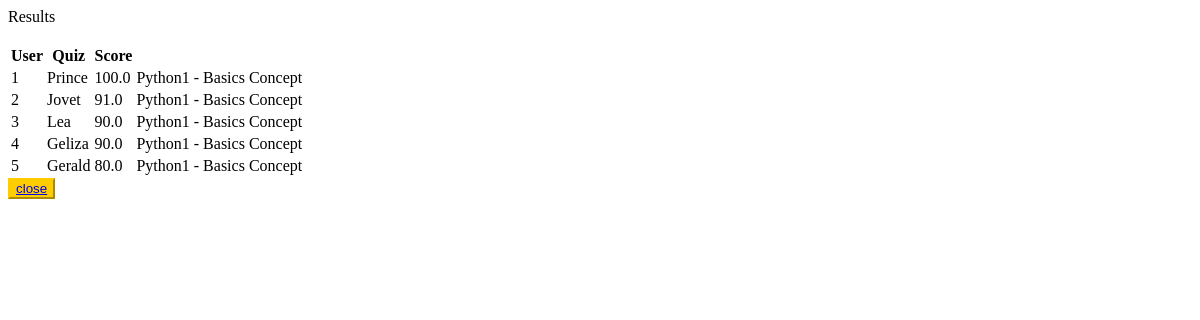
/results/ (signed in), run on an earlier commit of the app's database.
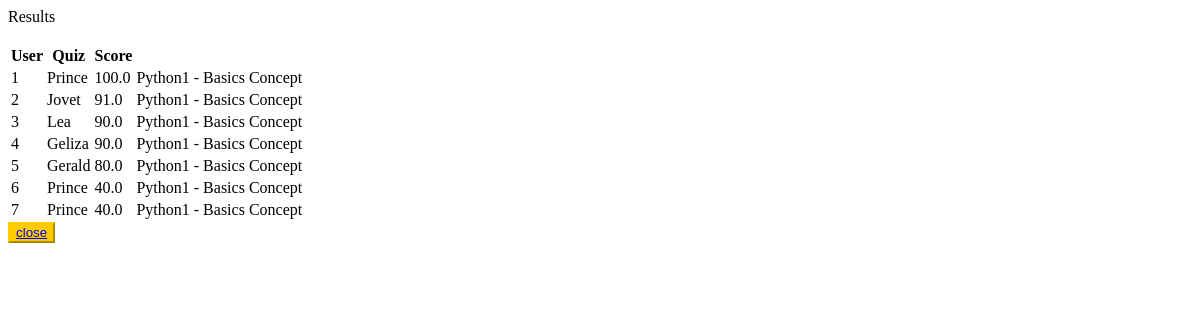
And on a later commit of the database.
### results/models.py (models this page shows, shortened)
class Result(models.Model):
	quiz = models.ForeignKey(Quiz, on_delete=models.CASCADE)
	user = models.ForeignKey(User, on_delete=models.CASCADE)
	score = models.FloatField()

### quizez/models.py (models this page shows, shortened)
class Quiz(models.Model):
    name = models.CharField(max_length=200)
    topic = models.CharField(max_length=200)
    number_of_questions = models.IntegerField()
    time = models.IntegerField(help_text="Duration of quiz in minutes")
    required_score_to_pass = models.IntegerField(
        help_text="Required Score to pass")
    difficulty = models.CharField(
        max_length=12, choices=DIFF_CHOICES, default="Select")
    def __str__(self):
        return f"{self.name} - {self.topic}"
    class Meta:
        verbose_name_plural = 'Quizes'

### quizez/views.py (the view)
# urls.py: path('results/', views.results, name='results'),
@login_required
def results(request):
    results = Result.objects.all()
    return render(request, "quizez/results.html", {'results': results})

### quizez/templates/quizez/results.html (shortened to what this page needs)
{% block body %}
<div class="container mt-4">
  <br>
  <table class="table">
    <thead>
      <tr>
        <th>User</th>
        <th>Quiz</th>
        <th>Score</th>
      </tr>
    </thead>
    {% for result in results %}
    <tr>
      <td>{{ forloop.counter }}</td>
      <td>{{result.user}}</td>
      <td>{{result.score}}</td>
      <td>{{result.quiz}}</td>
    </tr>
    {% endfor %}
  </table>
  <button style="background-color: #ffcc00; border-color: #ffcc00;"><a href="/main">close</a></button>
</div>
{% endblock %}

What changed in the data, as far as the page shows it:
added Result: user "Prince", score "40.0", quiz "Python1 - Basics Concept"
added Result: user "Prince", score "40.0", quiz "Python1 - Basics Concept"
